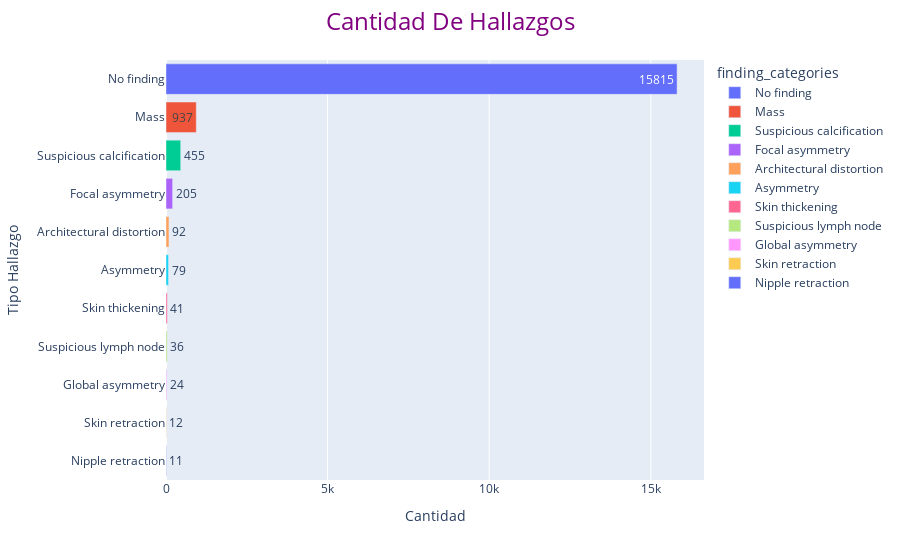

The notebook cell this image was saved under:
### Markdown cell above
# Gráfico 4

### Code cell
fin_anota['finding_categories'] = fin_anota['finding_categories'].str.split("'", expand=True)[0].str.capitalize()
tabla4 = fin_anota[fin_anota['Patients Age'] > 0].groupby(['finding_categories'])['finding_categories'].count().reset_index(name='conteo')
tabla4 = tabla4.sort_values(by='conteo', ascending=False)
fig4 = px.bar(data_frame=tabla4, x='conteo', y='finding_categories', orientation='h', text='conteo', color='finding_categories').update_layout(title={'text': 'Cantidad De Hallazgos', 'x': 0.5, 'xanchor': 'center','font': {'size': 24,'color': 'purple'}}).update_xaxes(title_text='Cantidad').update_yaxes(title_text='Tipo Hallazgo')
fig4

### Figure 1 — Plotly figure (JSON) as saved in the notebook; plotly's stock layout.template omitted (floating-point values rounded to 4 significant figures)
{"data": [{"alignmentgroup": "True", "hovertemplate": "finding_categories=%{y}<br>conteo=%{text}<extra></extra>", "legendgroup": "No finding", "marker": {"color": "#636efa", "pattern": {"shape": ""}}, "name": "No finding", "offsetgroup": "No finding", "orientation": "h", "showlegend": true, "text": [15815], "textposition": "auto", "type": "bar", "x": [15815], "xaxis": "x", "y": ["No finding"], "yaxis": "y"}, {"alignmentgroup": "True", "hovertemplate": "finding_categories=%{y}<br>conteo=%{text}<extra></extra>", "legendgroup": "Mass", "marker": {"color": "#EF553B", "pattern": {"shape": ""}}, "name": "Mass", "offsetgroup": "Mass", "orientation": "h", "showlegend": true, "text": [937], "textposition": "auto", "type": "bar", "x": [937], "xaxis": "x", "y": ["Mass"], "yaxis": "y"}, {"alignmentgroup": "True", "hovertemplate": "finding_categories=%{y}<br>conteo=%{text}<extra></extra>", "legendgroup": "Suspicious calcification", "marker": {"color": "#00cc96", "pattern": {"shape": ""}}, "name": "Suspicious calcification", "offsetgroup": "Suspicious calcification", "orientation": "h", "showlegend": true, "text": [455], "textposition": "auto", "type": "bar", "x": [455], "xaxis": "x", "y": ["Suspicious calcification"], "yaxis": "y"}, {"alignmentgroup": "True", "hovertemplate": "finding_categories=%{y}<br>conteo=%{text}<extra></extra>", "legendgroup": "Focal asymmetry", "marker": {"color": "#ab63fa", "pattern": {"shape": ""}}, "name": "Focal asymmetry", "offsetgroup": "Focal asymmetry", "orientation": "h", "showlegend": true, "text": [205], "textposition": "auto", "type": "bar", "x": [205], "xaxis": "x", "y": ["Focal asymmetry"], "yaxis": "y"}, {"alignmentgroup": "True", "hovertemplate": "finding_categories=%{y}<br>conteo=%{text}<extra></extra>", "legendgroup": "Architectural distortion", "marker": {"color": "#FFA15A", "pattern": {"shape": ""}}, "name": "Architectural distortion", "offsetgroup": "Architectural distortion", "orientation": "h", "showlegend": true, "text": [92], "textposition": "auto", "type": "bar", "x": [92], "xaxis": "x", "y": ["Architectural distortion"], "yaxis": "y"}, {"alignmentgroup": "True", "hovertemplate": "finding_categories=%{y}<br>conteo=%{text}<extra></extra>", "legendgroup": "Asymmetry", "marker": {"color": "#19d3f3", "pattern": {"shape": ""}}, "name": "Asymmetry", "offsetgroup": "Asymmetry", "orientation": "h", "showlegend": true, "text": [79], "textposition": "auto", "type": "bar", "x": [79], "xaxis": "x", "y": ["Asymmetry"], "yaxis": "y"}, {"alignmentgroup": "True", "hovertemplate": "finding_categories=%{y}<br>conteo=%{text}<extra></extra>", "legendgroup": "Skin thickening", "marker": {"color": "#FF6692", "pattern": {"shape": ""}}, "name": "Skin thickening", "offsetgroup": "Skin thickening", "orientation": "h", "showlegend": true, "text": [41], "textposition": "auto", "type": "bar", "x": [41], "xaxis": "x", "y": ["Skin thickening"], "yaxis": "y"}, {"alignmentgroup": "True", "hovertemplate": "finding_categories=%{y}<br>conteo=%{text}<extra></extra>", "legendgroup": "Suspicious lymph node", "marker": {"color": "#B6E880", "pattern": {"shape": ""}}, "name": "Suspicious lymph node", "offsetgroup": "Suspicious lymph node", "orientation": "h", "showlegend": true, "text": [36], "textposition": "auto", "type": "bar", "x": [36], "xaxis": "x", "y": ["Suspicious lymph node"], "yaxis": "y"}, {"alignmentgroup": "True", "hovertemplate": "finding_categories=%{y}<br>conteo=%{text}<extra></extra>", "legendgroup": "Global asymmetry", "marker": {"color": "#FF97FF", "pattern": {"shape": ""}}, "name": "Global asymmetry", "offsetgroup": "Global asymmetry", "orientation": "h", "showlegend": true, "text": [24], "textposition": "auto", "type": "bar", "x": [24], "xaxis": "x", "y": ["Global asymmetry"], "yaxis": "y"}, {"alignmentgroup": "True", "hovertemplate": "finding_categories=%{y}<br>conteo=%{text}<extra></extra>", "legendgroup": "Skin retraction", "marker": {"color": "#FECB52", "pattern": {"shape": ""}}, "name": "Skin retraction", "offsetgroup": "Skin retraction", "orientation": "h", "showlegend": true, "text": [12], "textposition": "auto", "type": "bar", "x": [12], "xaxis": "x", "y": ["Skin retraction"], "yaxis": "y"}, {"alignmentgroup": "True", "hovertemplate": "finding_categories=%{y}<br>conteo=%{text}<extra></extra>", "legendgroup": "Nipple retraction", "marker": {"color": "#636efa", "pattern": {"shape": ""}}, "name": "Nipple retraction", "offsetgroup": "Nipple retraction", "orientation": "h", "showlegend": true, "text": [11], "textposition": "auto", "type": "bar", "x": [11], "xaxis": "x", "y": ["Nipple retraction"], "yaxis": "y"}], "layout": {"barmode": "relative", "legend": {"title": {"text": "finding_categories"}, "tracegroupgap": 0}, "margin": {"t": 60}, "title": {"font": {"color": "purple", "size": 24}, "text": "Cantidad De Hallazgos", "x": 0.5, "xanchor": "center"}, "xaxis": {"anchor": "y", "domain": [0, 1], "title": {"text": "Cantidad"}}, "yaxis": {"anchor": "x", "categoryarray": ["Nipple retraction", "Skin retraction", "Global asymmetry", "Suspicious lymph node", "Skin thickening", "Asymmetry", "Architectural distortion", "Focal asymmetry", "Suspicious calcification", "Mass", "No finding"], "categoryorder": "array", "domain": [0, 1], "title": {"text": "Tipo Hallazgo"}}}}
